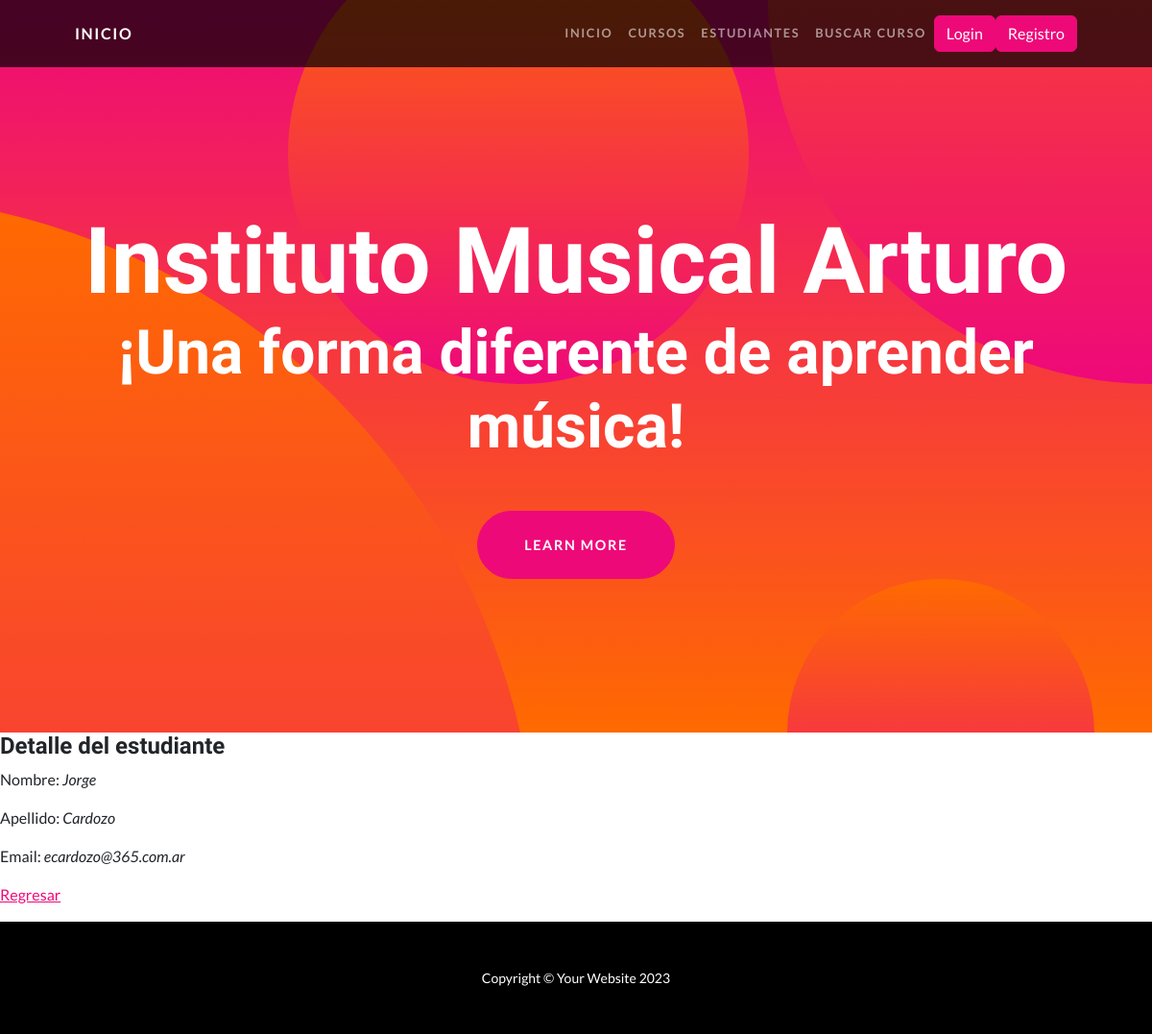
/estudiantes/1/detalle, run on an earlier commit of the app's database.
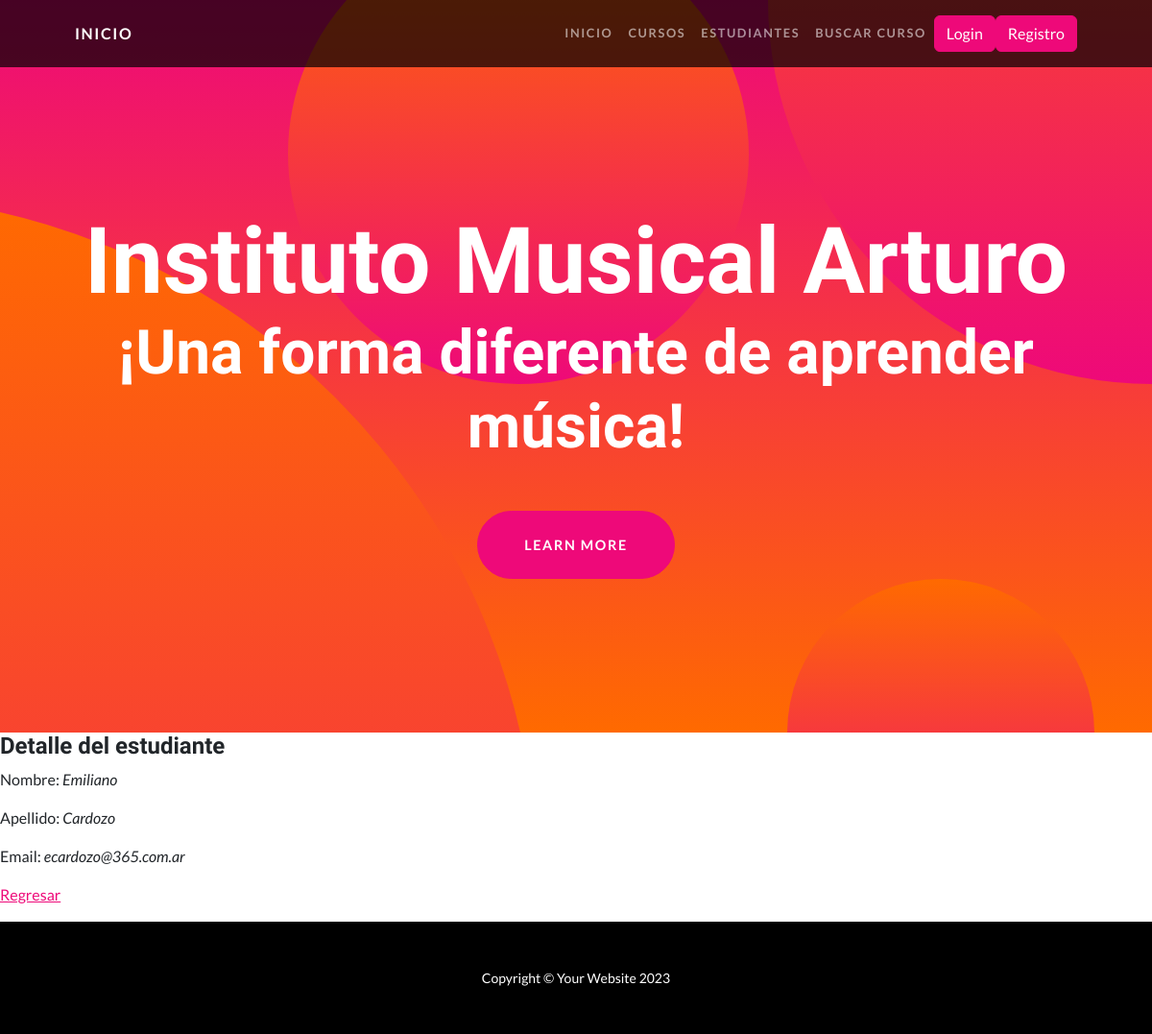
And on a later commit of the database.
### app_music/models.py (models this page shows)
class Estudiante(models.Model):
    nombre = models.CharField(max_length=40)
    apellido = models.CharField(max_length=20)
    email = models.EmailField(max_length=40)

### app_music/views.py (the view)
# urls.py: path('estudiantes/<pk>/detalle', views.EstudianteDetailView.as_view(), name ="EstudianteDetalle"),
class EstudianteDetailView(DetailView):
    model = Estudiante
    template_name = "app_music/estudiante_detalle.html"

### app_music/templates/app_music/estudiante_detalle.html (shortened to what this page needs)
{% extends 'app_music/base.html' %}
{% load static %}
{% block main %}
<h4>Detalle del estudiante</h4>
<p>Nombre: <i>{{estudiante.nombre}}</i></p>
<p>Apellido: <i>{{estudiante.apellido}}</i></p>
<p>Email: <i>{{estudiante.email}}</i></p>
<p>
    <a href="{% url 'ListarEstudiantes'%}">Regresar</a>
</p>
{% endblock main %}

What changed in the data, as far as the page shows it:
changed Estudiante "Cardozo": nombre "Jorge" → "Emiliano"
